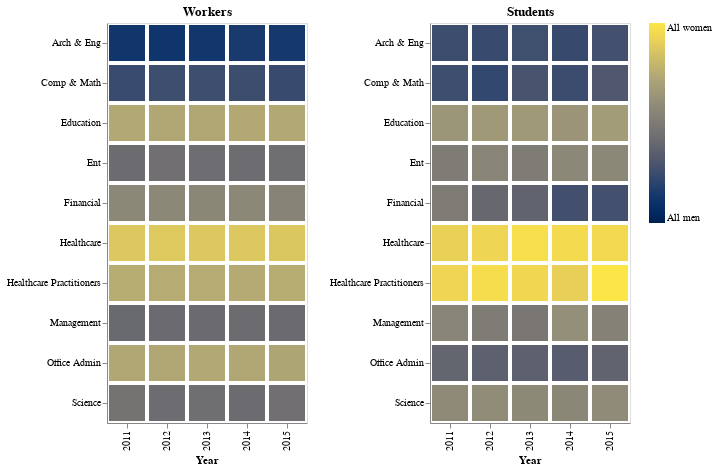

Notebook source saved alongside this figure:
### Code cell
# Use this function to create heat map Style 2
# Available features: % Women in Sub-Population

rev_heat_map(rev_heatmap_df)
